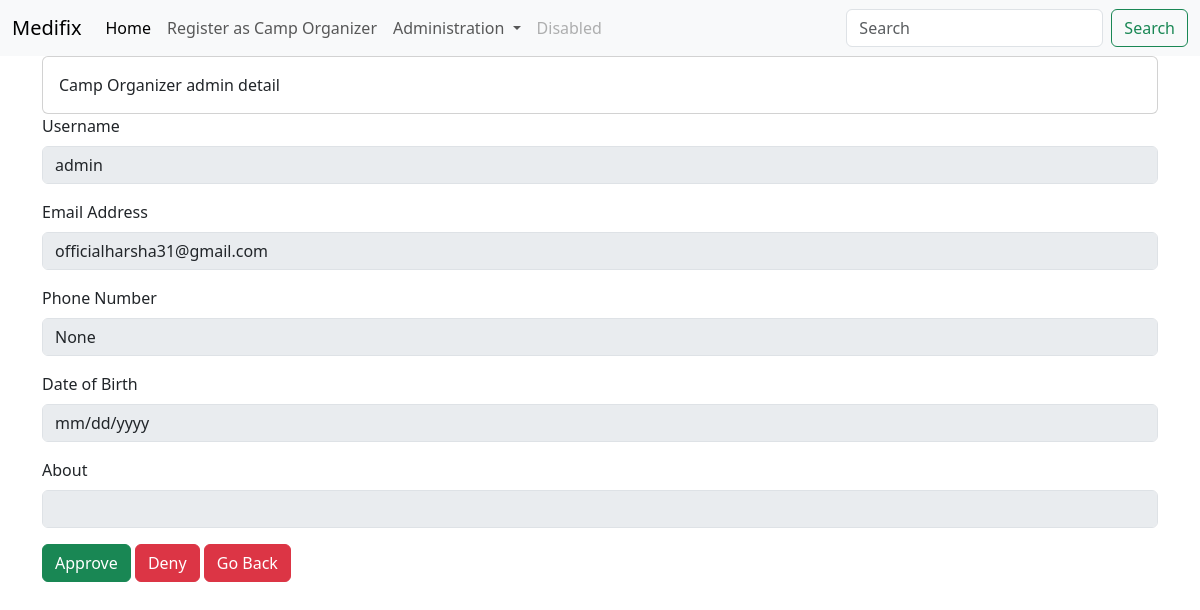
The app's page /organizer/admin/ (signed in), older data.
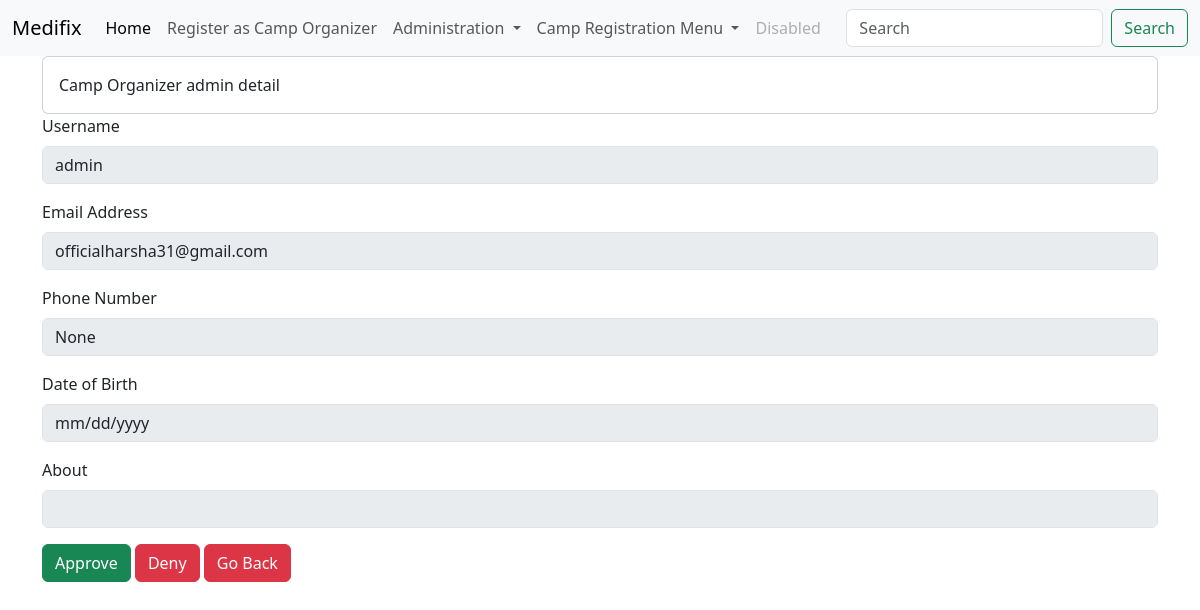
The same page, newer data.
### administration/views.py (the view)
# urls.py: path('organizer/<str:username>/', views.camp_organizer_profile_detail, name='organizer_user_profile_detail'),
@login_required
def camp_organizer_profile_detail(request,username):
    user_profile = get_object_or_404(profile, user_name__username=username)
    return render(request, 'camp/organizer_user_profile.html', {'user_profile': user_profile})

### templates/camp/organizer_user_profile.html (shortened to what this page needs)
{% extends 'base.html' %}
{% load static %}
{% block content %}
<div class="card">
    <div class="card-body">
        Camp Organizer {{ user_profile.user_name.username }} detail
    </div>
</div>
<form>
    <div class="mb-3">
        <label for="Username" class="form-label">Username</label>
        <input type="text" class="form-control" id="Username" value="{{ user_profile.user_name.username }}" disabled>
    </div>
    <div class="mb-3">
        <label for="Emailaddress" class="form-label">Email Address</label>
        <input type="email" class="form-control" id="email" value="{{ user_profile.user_name.email }}" disabled>
    </div>
    <div class="mb-3">
        <label for="PhoneNumber" class="form-label">Phone Number</label>
        <input type="text" class="form-control" id="PhoneNumber" value="{{ user_profile.phone_number }}" disabled>
    </div>
    <div class="mb-3">
        <label for="date_of_birth" class="form-label">Date of Birth</label>
        <input type="date" class="form-control" id="date_of_birth" value="{{ user_profile.date_of_birth }}" disabled>
    </div>
    <div class="mb-3">
        <label for="about" class="form-label">About</label>
        <input type="text" class="form-control" id="about" value="{{ user_profile.about }}" disabled>
    </div>
    <a href="{% url 'approve_application' user_profile.user_name.username %}" class="btn btn-success">Approve</a>
    <a href="{% url 'deny_application' user_profile.user_name.username %}" class="btn btn-danger">Deny</a>
    <a href="{% url 'camp_organizer_request' %}" class="btn btn-danger">Go Back</a>
</form>
{% endblock %}

Row changes from the older to the newer data that the page shows:
changed profile "None": camp_register False → True (drawn)
Text that changed along with them:
text now shown: "Camp Registration Menu"
